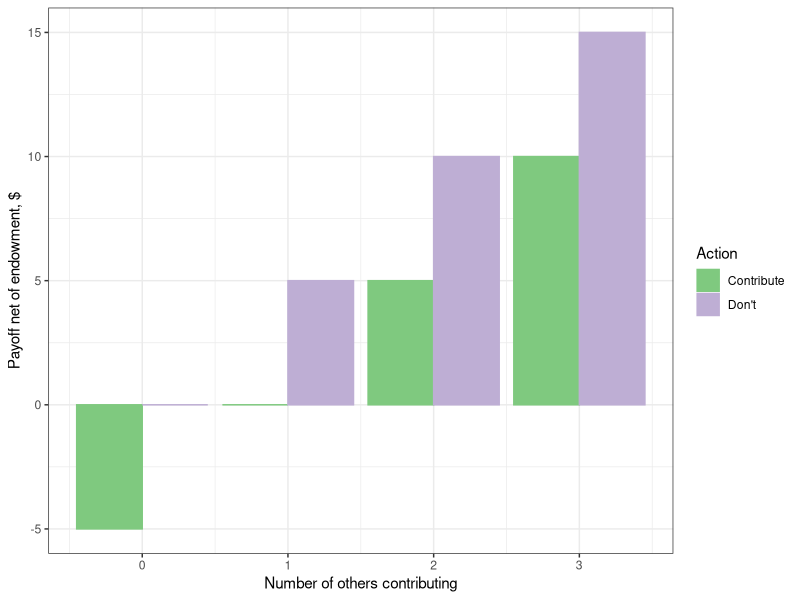
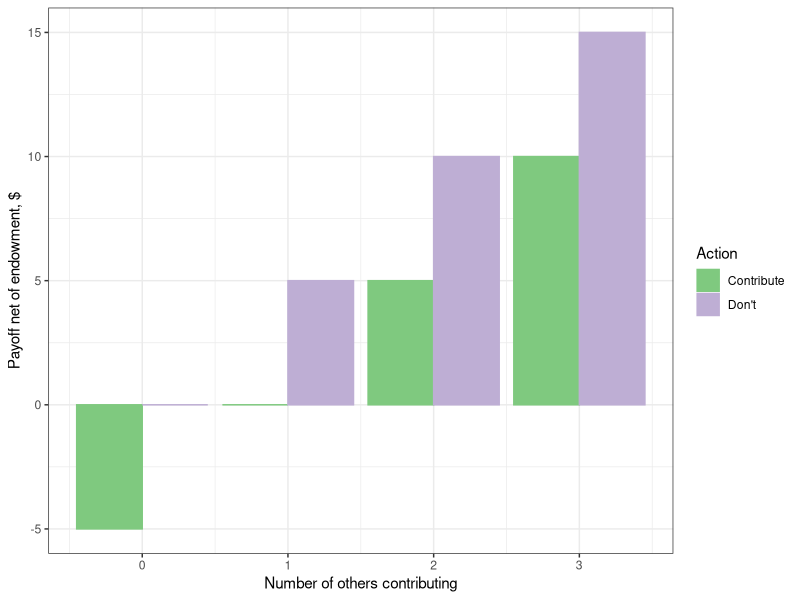

Write the R code that produced these figures, in order.
library(tidyverse)
contribute <- seq(-5,10,5)
dont <- seq(0,15,5)
df <- tibble(contribute, dont)
df2 <- df %>% gather(action, payoff)
df2 <- df2 %>% mutate(action = factor(action),
                      others = rep(seq(0,3,1),2))
vcmplot <- 
  df2 %>% 
  ggplot(aes(x = others, y = payoff, group = action, color = action, fill = action)) + 
  geom_bar(stat = "identity", position = "dodge") + 
  xlab("Number of others contributing") + 
  ylab("Payoff net of endowment, $") + 
  scale_fill_brewer(type = "qual", 
                    palette = "Accent",
                    name = "Action", 
                    breaks = c("contribute", "dont"), 
                    labels = c("Contribute", "Don't")) + 
  scale_color_brewer(type = "qual", 
                     palette = "Accent",
                     name = "Action", 
                     breaks = c("contribute", "dont"), 
                     labels = c("Contribute", "Don't")) +
  theme_bw()
vcmplot
ggsave("people/nplayer_vcm.pdf", vcmplot , width = 6, height = 4)
  
  
